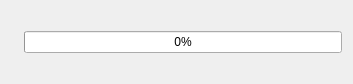
<?xml version="1.0" encoding="UTF-8"?>
<ui version="4.0">
 <class>Form</class>
 <widget class="QWidget" name="Form">
  <property name="geometry">
   <rect>
    <x>0</x>
    <y>0</y>
    <width>353</width>
    <height>79</height>
   </rect>
  </property>
  <property name="windowTitle">
   <string>Form</string>
  </property>
  <layout class="QGridLayout" name="gridLayout">
   <item row="0" column="0">
    <widget class="QLabel" name="label">
     <property name="enabled">
      <bool>true</bool>
     </property>
     <property name="maximumSize">
      <size>
       <width>60</width>
       <height>60</height>
      </size>
     </property>
     <property name="text">
      <string/>
     </property>
     <property name="pixmap">
      <pixmap resource="../resources/res.qrc">:/fileicon/file.png</pixmap>
     </property>
     <property name="scaledContents">
      <bool>true</bool>
     </property>
     <property name="wordWrap">
      <bool>false</bool>
     </property>
    </widget>
   </item>
   <item row="0" column="2">
    <layout class="QVBoxLayout" name="verticalLayout">
     <item>
      <widget class="QLabel" name="label_name">
       <property name="text">
        <string/>
       </property>
      </widget>
     </item>
     <item>
      <widget class="QProgressBar" name="progressBar">
       <property name="enabled">
        <bool>true</bool>
       </property>
       <property name="value">
        <number>0</number>
       </property>
       <property name="alignment">
        <set>Qt::AlignCenter</set>
       </property>
       <property name="invertedAppearance">
        <bool>false</bool>
       </property>
      </widget>
     </item>
     <item>
      <widget class="QLabel" name="label_info">
       <property name="text">
        <string/>
       </property>
      </widget>
     </item>
    </layout>
   </item>
  </layout>
 </widget>
 <resources>
  <include location="../resources/res.qrc"/>
 </resources>
 <connections/>
</ui>
